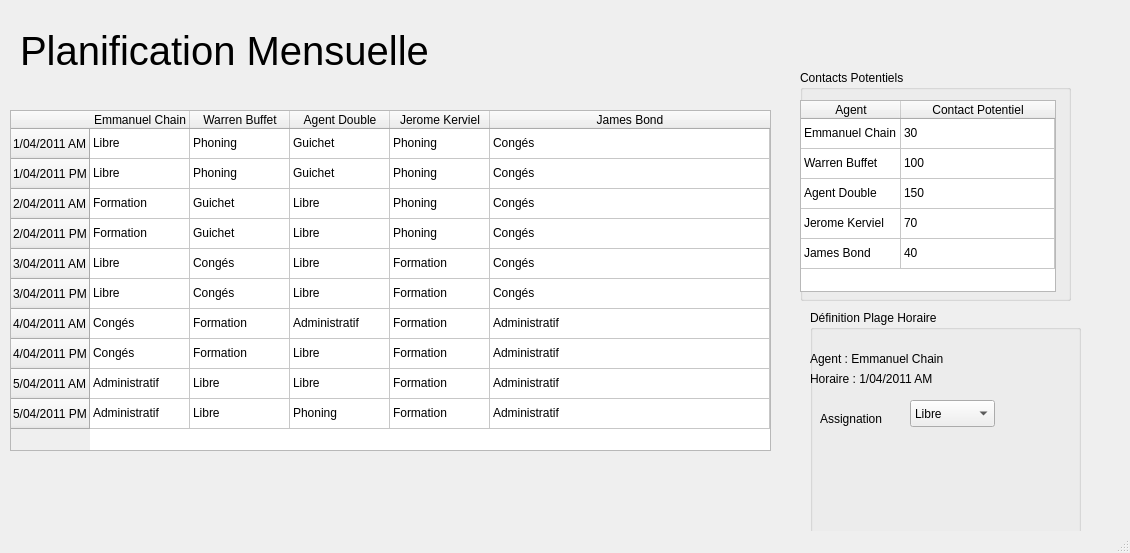
<?xml version="1.0" encoding="UTF-8"?>
<ui version="4.0">
 <class>MainWindow</class>
 <widget class="QMainWindow" name="MainWindow">
  <property name="geometry">
   <rect>
    <x>0</x>
    <y>0</y>
    <width>1130</width>
    <height>553</height>
   </rect>
  </property>
  <property name="windowTitle">
   <string>Agence</string>
  </property>
  <widget class="QWidget" name="centralwidget">
   <widget class="QGroupBox" name="groupBox">
    <property name="geometry">
     <rect>
      <x>800</x>
      <y>70</y>
      <width>271</width>
      <height>231</height>
     </rect>
    </property>
    <property name="title">
     <string>Contacts Potentiels</string>
    </property>
    <widget class="QTableWidget" name="tableWidget_2">
     <property name="geometry">
      <rect>
       <x>0</x>
       <y>30</y>
       <width>256</width>
       <height>192</height>
      </rect>
     </property>
     <attribute name="horizontalHeaderStretchLastSection">
      <bool>true</bool>
     </attribute>
     <attribute name="verticalHeaderVisible">
      <bool>false</bool>
     </attribute>
     <attribute name="verticalHeaderStretchLastSection">
      <bool>false</bool>
     </attribute>
     <row>
      <property name="text">
       <string>Nouvelle ligne</string>
      </property>
     </row>
     <row>
      <property name="text">
       <string>Nouvelle ligne</string>
      </property>
     </row>
     <row>
      <property name="text">
       <string>Nouvelle ligne</string>
      </property>
     </row>
     <row>
      <property name="text">
       <string>Nouvelle ligne</string>
      </property>
     </row>
     <row>
      <property name="text">
       <string>Nouvelle ligne</string>
      </property>
     </row>
     <column>
      <property name="text">
       <string>Agent</string>
      </property>
     </column>
     <column>
      <property name="text">
       <string>Contact Potentiel</string>
      </property>
     </column>
     <item row="0" column="0">
      <property name="text">
       <string>Emmanuel Chain</string>
      </property>
     </item>
     <item row="0" column="1">
      <property name="text">
       <string>30</string>
      </property>
     </item>
     <item row="1" column="0">
      <property name="text">
       <string>Warren Buffet</string>
      </property>
     </item>
     <item row="1" column="1">
      <property name="text">
       <string>100</string>
      </property>
     </item>
     <item row="2" column="0">
      <property name="text">
       <string>Agent Double</string>
      </property>
     </item>
     <item row="2" column="1">
      <property name="text">
       <string>150</string>
      </property>
     </item>
     <item row="3" column="0">
      <property name="text">
       <string>Jerome Kerviel</string>
      </property>
     </item>
     <item row="3" column="1">
      <property name="text">
       <string>70</string>
      </property>
     </item>
     <item row="4" column="0">
      <property name="text">
       <string>James Bond</string>
      </property>
     </item>
     <item row="4" column="1">
      <property name="text">
       <string>40</string>
      </property>
     </item>
    </widget>
   </widget>
   <widget class="QTableWidget" name="tableWidget">
    <property name="geometry">
     <rect>
      <x>10</x>
      <y>110</y>
      <width>761</width>
      <height>341</height>
     </rect>
    </property>
    <attribute name="horizontalHeaderMinimumSectionSize">
     <number>30</number>
    </attribute>
    <attribute name="horizontalHeaderStretchLastSection">
     <bool>true</bool>
    </attribute>
    <row>
     <property name="text">
      <string>1/04/2011 AM</string>
     </property>
    </row>
    <row>
     <property name="text">
      <string>1/04/2011 PM</string>
     </property>
    </row>
    <row>
     <property name="text">
      <string>2/04/2011 AM</string>
     </property>
    </row>
    <row>
     <property name="text">
      <string>2/04/2011 PM</string>
     </property>
    </row>
    <row>
     <property name="text">
      <string>3/04/2011 AM</string>
     </property>
    </row>
    <row>
     <property name="text">
      <string>3/04/2011 PM</string>
     </property>
    </row>
    <row>
     <property name="text">
      <string>4/04/2011 AM</string>
     </property>
    </row>
    <row>
     <property name="text">
      <string>4/04/2011 PM</string>
     </property>
    </row>
    <row>
     <property name="text">
      <string>5/04/2011 AM</string>
     </property>
    </row>
    <row>
     <property name="text">
      <string>5/04/2011 PM</string>
     </property>
    </row>
    <column>
     <property name="text">
      <string>Emmanuel Chain</string>
     </property>
    </column>
    <column>
     <property name="text">
      <string>Warren Buffet</string>
     </property>
    </column>
    <column>
     <property name="text">
      <string>Agent Double</string>
     </property>
    </column>
    <column>
     <property name="text">
      <string>Jerome Kerviel</string>
     </property>
    </column>
    <column>
     <property name="text">
      <string>James Bond</string>
     </property>
    </column>
    <item row="0" column="0">
     <property name="text">
      <string>Libre</string>
     </property>
    </item>
    <item row="0" column="1">
     <property name="text">
      <string>Phoning</string>
     </property>
    </item>
    <item row="0" column="2">
     <property name="text">
      <string>Guichet</string>
     </property>
    </item>
    <item row="0" column="3">
     <property name="text">
      <string>Phoning</string>
     </property>
    </item>
    <item row="0" column="4">
     <property name="text">
      <string>Congés</string>
     </property>
    </item>
    <item row="1" column="0">
     <property name="text">
      <string>Libre</string>
     </property>
    </item>
    <item row="1" column="1">
     <property name="text">
      <string>Phoning</string>
     </property>
    </item>
    <item row="1" column="2">
     <property name="text">
      <string>Guichet</string>
     </property>
    </item>
    <item row="1" column="3">
     <property name="text">
      <string>Phoning</string>
     </property>
    </item>
    <item row="1" column="4">
     <property name="text">
      <string>Congés</string>
     </property>
    </item>
    <item row="2" column="0">
     <property name="text">
      <string>Formation</string>
     </property>
    </item>
    <item row="2" column="1">
     <property name="text">
      <string>Guichet</string>
     </property>
    </item>
    <item row="2" column="2">
     <property name="text">
      <string>Libre</string>
     </property>
    </item>
    <item row="2" column="3">
     <property name="text">
      <string>Phoning</string>
     </property>
    </item>
    <item row="2" column="4">
     <property name="text">
      <string>Congés</string>
     </property>
    </item>
    <item row="3" column="0">
     <property name="text">
      <string>Formation</string>
     </property>
    </item>
    <item row="3" column="1">
     <property name="text">
      <string>Guichet</string>
     </property>
    </item>
    <item row="3" column="2">
     <property name="text">
      <string>Libre</string>
     </property>
    </item>
    <item row="3" column="3">
     <property name="text">
      <string>Phoning</string>
     </property>
    </item>
    <item row="3" column="4">
     <property name="text">
      <string>Congés</string>
     </property>
    </item>
    <item row="4" column="0">
     <property name="text">
      <string>Libre</string>
     </property>
    </item>
    <item row="4" column="1">
     <property name="text">
      <string>Congés</string>
     </property>
    </item>
    <item row="4" column="2">
     <property name="text">
      <string>Libre</string>
     </property>
    </item>
    <item row="4" column="3">
     <property name="text">
      <string>Formation</string>
     </property>
    </item>
    <item row="4" column="4">
     <property name="text">
      <string>Congés</string>
     </property>
    </item>
    <item row="5" column="0">
     <property name="text">
      <string>Libre</string>
     </property>
    </item>
    <item row="5" column="1">
     <property name="text">
      <string>Congés</string>
     </property>
    </item>
    <item row="5" column="2">
     <property name="text">
      <string>Libre</string>
     </property>
    </item>
    <item row="5" column="3">
     <property name="text">
      <string>Formation</string>
     </property>
    </item>
    <item row="5" column="4">
     <property name="text">
      <string>Congés</string>
     </property>
    </item>
    <item row="6" column="0">
     <property name="text">
      <string>Congés</string>
     </property>
    </item>
    <item row="6" column="1">
     <property name="text">
      <string>Formation</string>
     </property>
    </item>
    <item row="6" column="2">
     <property name="text">
      <string>Administratif</string>
     </property>
    </item>
    <item row="6" column="3">
     <property name="text">
      <string>Formation</string>
     </property>
    </item>
    <item row="6" column="4">
     <property name="text">
      <string>Administratif</string>
     </property>
    </item>
    <item row="7" column="0">
     <property name="text">
      <string>Congés</string>
     </property>
    </item>
    <item row="7" column="1">
     <property name="text">
      <string>Formation</string>
     </property>
    </item>
    <item row="7" column="2">
     <property name="text">
      <string>Libre</string>
     </property>
    </item>
    <item row="7" column="3">
     <property name="text">
      <string>Formation</string>
     </property>
    </item>
    <item row="7" column="4">
     <property name="text">
      <string>Administratif</string>
     </property>
    </item>
    <item row="8" column="0">
     <property name="text">
      <string>Administratif</string>
     </property>
    </item>
    <item row="8" column="1">
     <property name="text">
      <string>Libre</string>
     </property>
    </item>
    <item row="8" column="2">
     <property name="text">
      <string>Libre</string>
     </property>
    </item>
    <item row="8" column="3">
     <property name="text">
      <string>Formation</string>
     </property>
    </item>
    <item row="8" column="4">
     <property name="text">
      <string>Administratif</string>
     </property>
    </item>
    <item row="9" column="0">
     <property name="text">
      <string>Administratif</string>
     </property>
    </item>
    <item row="9" column="1">
     <property name="text">
      <string>Libre</string>
     </property>
    </item>
    <item row="9" column="2">
     <property name="text">
      <string>Phoning</string>
     </property>
    </item>
    <item row="9" column="3">
     <property name="text">
      <string>Formation</string>
     </property>
    </item>
    <item row="9" column="4">
     <property name="text">
      <string>Administratif</string>
     </property>
    </item>
   </widget>
   <widget class="QLabel" name="label">
    <property name="geometry">
     <rect>
      <x>20</x>
      <y>20</y>
      <width>491</width>
      <height>61</height>
     </rect>
    </property>
    <property name="font">
     <font>
      <pointsize>30</pointsize>
     </font>
    </property>
    <property name="text">
     <string>Planification Mensuelle</string>
    </property>
   </widget>
   <widget class="QGroupBox" name="groupBox_2">
    <property name="geometry">
     <rect>
      <x>810</x>
      <y>310</y>
      <width>271</width>
      <height>231</height>
     </rect>
    </property>
    <property name="title">
     <string>Définition Plage Horaire</string>
    </property>
    <widget class="QLabel" name="label_2">
     <property name="geometry">
      <rect>
       <x>0</x>
       <y>40</y>
       <width>191</width>
       <height>17</height>
      </rect>
     </property>
     <property name="text">
      <string>Agent : Emmanuel Chain</string>
     </property>
    </widget>
    <widget class="QLabel" name="label_3">
     <property name="geometry">
      <rect>
       <x>0</x>
       <y>60</y>
       <width>191</width>
       <height>17</height>
      </rect>
     </property>
     <property name="text">
      <string>Horaire : 1/04/2011 AM</string>
     </property>
    </widget>
    <widget class="QComboBox" name="comboBox">
     <property name="geometry">
      <rect>
       <x>100</x>
       <y>90</y>
       <width>85</width>
       <height>27</height>
      </rect>
     </property>
     <item>
      <property name="text">
       <string>Libre</string>
      </property>
     </item>
    </widget>
    <widget class="QLabel" name="label_4">
     <property name="geometry">
      <rect>
       <x>10</x>
       <y>100</y>
       <width>191</width>
       <height>17</height>
      </rect>
     </property>
     <property name="text">
      <string>Assignation</string>
     </property>
    </widget>
   </widget>
  </widget>
  <widget class="QMenuBar" name="menubar">
   <property name="geometry">
    <rect>
     <x>0</x>
     <y>0</y>
     <width>1130</width>
     <height>31</height>
    </rect>
   </property>
  </widget>
  <widget class="QStatusBar" name="statusbar"/>
 </widget>
 <resources/>
 <connections/>
</ui>
